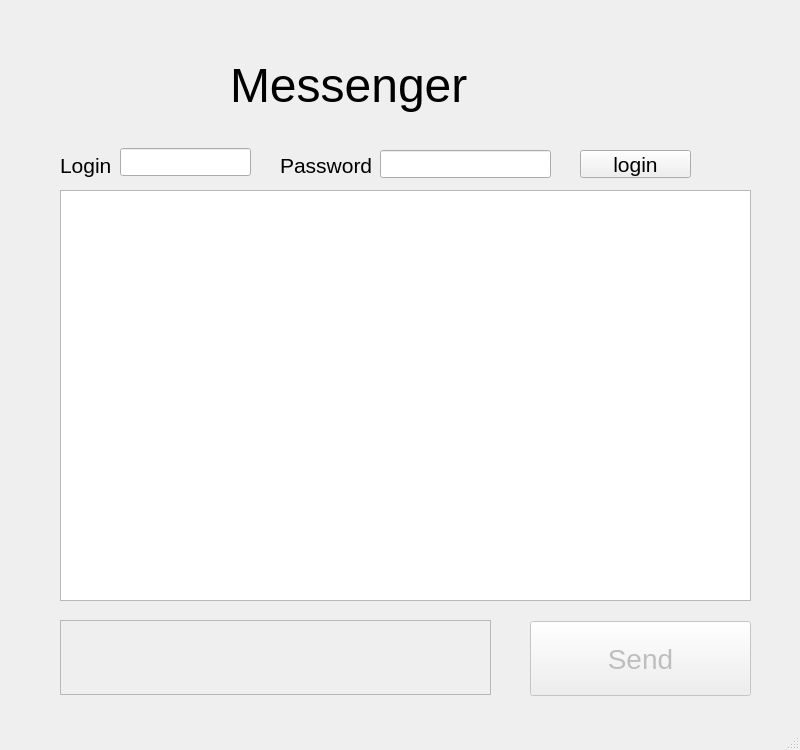
<?xml version="1.0" encoding="UTF-8"?>
<ui version="4.0">
 <class>MainWindow</class>
 <widget class="QMainWindow" name="MainWindow">
  <property name="geometry">
   <rect>
    <x>0</x>
    <y>0</y>
    <width>800</width>
    <height>750</height>
   </rect>
  </property>
  <property name="windowTitle">
   <string>MainWindow</string>
  </property>
  <widget class="QWidget" name="centralwidget">
   <widget class="QLabel" name="label">
    <property name="geometry">
     <rect>
      <x>230</x>
      <y>40</y>
      <width>261</width>
      <height>91</height>
     </rect>
    </property>
    <property name="font">
     <font>
      <pointsize>36</pointsize>
     </font>
    </property>
    <property name="text">
     <string>Messenger</string>
    </property>
   </widget>
   <widget class="QLineEdit" name="lineEdit">
    <property name="geometry">
     <rect>
      <x>120</x>
      <y>148</y>
      <width>131</width>
      <height>28</height>
     </rect>
    </property>
    <property name="font">
     <font>
      <pointsize>16</pointsize>
      <weight>50</weight>
      <bold>false</bold>
     </font>
    </property>
    <property name="text">
     <string/>
    </property>
   </widget>
   <widget class="QLineEdit" name="lineEdit_2">
    <property name="geometry">
     <rect>
      <x>380</x>
      <y>150</y>
      <width>171</width>
      <height>28</height>
     </rect>
    </property>
    <property name="font">
     <font>
      <pointsize>16</pointsize>
     </font>
    </property>
   </widget>
   <widget class="QLabel" name="label_2">
    <property name="geometry">
     <rect>
      <x>60</x>
      <y>150</y>
      <width>61</width>
      <height>30</height>
     </rect>
    </property>
    <property name="font">
     <font>
      <pointsize>16</pointsize>
     </font>
    </property>
    <property name="text">
     <string>Login</string>
    </property>
   </widget>
   <widget class="QLabel" name="label_3">
    <property name="geometry">
     <rect>
      <x>280</x>
      <y>150</y>
      <width>111</width>
      <height>30</height>
     </rect>
    </property>
    <property name="font">
     <font>
      <pointsize>16</pointsize>
     </font>
    </property>
    <property name="text">
     <string>Password</string>
    </property>
   </widget>
   <widget class="QTextBrowser" name="textBrowser">
    <property name="geometry">
     <rect>
      <x>60</x>
      <y>190</y>
      <width>691</width>
      <height>411</height>
     </rect>
    </property>
   </widget>
   <widget class="QPlainTextEdit" name="plainTextEdit">
    <property name="enabled">
     <bool>false</bool>
    </property>
    <property name="geometry">
     <rect>
      <x>60</x>
      <y>620</y>
      <width>431</width>
      <height>75</height>
     </rect>
    </property>
    <property name="font">
     <font>
      <pointsize>16</pointsize>
     </font>
    </property>
   </widget>
   <widget class="QPushButton" name="pushButton">
    <property name="enabled">
     <bool>false</bool>
    </property>
    <property name="geometry">
     <rect>
      <x>530</x>
      <y>621</y>
      <width>221</width>
      <height>75</height>
     </rect>
    </property>
    <property name="font">
     <font>
      <pointsize>21</pointsize>
     </font>
    </property>
    <property name="text">
     <string>Send</string>
    </property>
   </widget>
   <widget class="QPushButton" name="pushButton_2">
    <property name="enabled">
     <bool>true</bool>
    </property>
    <property name="geometry">
     <rect>
      <x>580</x>
      <y>150</y>
      <width>111</width>
      <height>28</height>
     </rect>
    </property>
    <property name="font">
     <font>
      <pointsize>16</pointsize>
     </font>
    </property>
    <property name="text">
     <string>login</string>
    </property>
   </widget>
  </widget>
  <widget class="QStatusBar" name="statusbar"/>
 </widget>
 <resources/>
 <connections/>
</ui>
